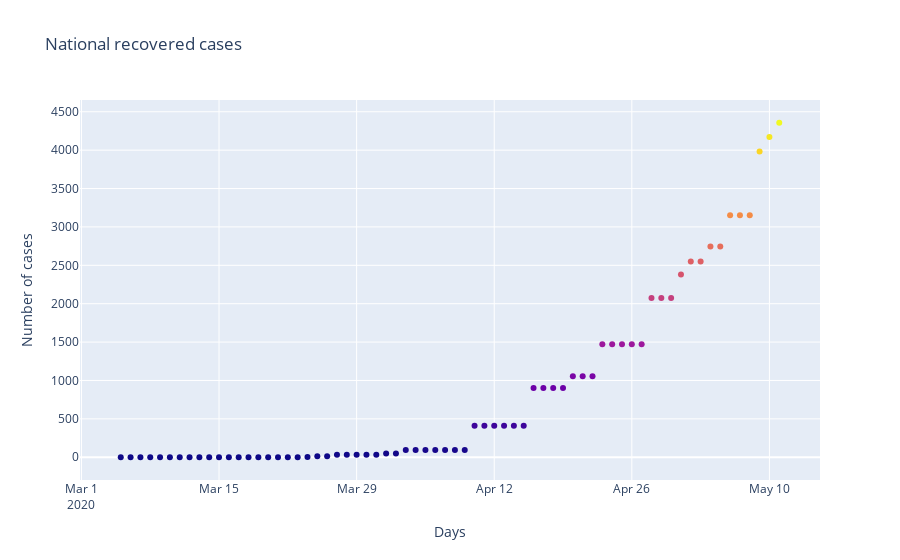

Source (notebook cell):
### Code cell
#Confirmed cases
fig = go.Figure(data=go.Scatter(x=sa_testing['date'],
                                y=sa_testing['recovered_cases'],
                                mode='markers',
                                marker_color=sa_testing['recovered_cases'],
                                text=sa_testing['country'])) # hover text goes here

fig.update_layout(title_text="National recovered cases",
                 xaxis_title="Days",
                 yaxis_title="Number of cases",
                 )
fig.show()

### Figure 1 — Plotly figure (JSON) as saved in the notebook; plotly's stock layout.template omitted (floating-point values rounded to 4 significant figures)
{"data": [{"marker": {"color": [0, 0, 0, 0, 0, 0, 0, 0, 0, 0, 0, 0, 0, 0, 0, 0, 0, 0, 0, 4, 12, 12, 31, 31, 31, 31, 31, 50, 50, 95, 95, 95, 95, 95, 95, 95, 410, 410, 410, 410, 410, 410, 903, 903, 903, 903, 1055, 1055, 1055, 1473, 1473, 1473, 1473, 1473, 2073, 2073, 2073, 2382, 2549, 2549, 2746, 2746, 3153, 3153, 3153, 3983, 4173, 4357]}, "mode": "markers", "text": ["South Africa", "South Africa", "South Africa", "South Africa", "South Africa", "South Africa", "South Africa", "South Africa", "South Africa", "South Africa", "South Africa", "South Africa", "South Africa", "South Africa", "South Africa", "South Africa", "South Africa", "South Africa", "South Africa", "South Africa", "South Africa", "South Africa", "South Africa", "South Africa", "South Africa", "South Africa", "South Africa", "South Africa", "South Africa", "South Africa", "South Africa", "South Africa", "South Africa", "South Africa", "South Africa", "South Africa", "South Africa", "South Africa", "South Africa", "South Africa", "South Africa", "South Africa", "South Africa", "South Africa", "South Africa", "South Africa", "South Africa", "South Africa", "South Africa", "South Africa", "South Africa", "South Africa", "South Africa", "South Africa", "South Africa", "South Africa", "South Africa", "South Africa", "South Africa", "South Africa", "South Africa", "South Africa", "South Africa", "South Africa", "South Africa", "South Africa", "South Africa", "South Africa"], "type": "scatter", "x": ["2020-03-05T00:00:00", "2020-03-06T00:00:00", "2020-03-07T00:00:00", "2020-03-08T00:00:00", "2020-03-09T00:00:00", "2020-03-10T00:00:00", "2020-03-11T00:00:00", "2020-03-12T00:00:00", "2020-03-13T00:00:00", "2020-03-14T00:00:00", "2020-03-15T00:00:00", "2020-03-16T00:00:00", "2020-03-17T00:00:00", "2020-03-18T00:00:00", "2020-03-19T00:00:00", "2020-03-20T00:00:00", "2020-03-21T00:00:00", "2020-03-22T00:00:00", "2020-03-23T00:00:00", "2020-03-24T00:00:00", "2020-03-25T00:00:00", "2020-03-26T00:00:00", "2020-03-27T00:00:00", "2020-03-28T00:00:00", "2020-03-29T00:00:00", "2020-03-30T00:00:00", "2020-03-31T00:00:00", "2020-04-01T00:00:00", "2020-04-02T00:00:00", "2020-04-03T00:00:00", "2020-04-04T00:00:00", "2020-04-05T00:00:00", "2020-04-06T00:00:00", "2020-04-07T00:00:00", "2020-04-08T00:00:00", "2020-04-09T00:00:00", "2020-04-10T00:00:00", "2020-04-11T00:00:00", "2020-04-12T00:00:00", "2020-04-13T00:00:00", "2020-04-14T00:00:00", "2020-04-15T00:00:00", "2020-04-16T00:00:00", "2020-04-17T00:00:00", "2020-04-18T00:00:00", "2020-04-19T00:00:00", "2020-04-20T00:00:00", "2020-04-21T00:00:00", "2020-04-22T00:00:00", "2020-04-23T00:00:00", "2020-04-24T00:00:00", "2020-04-25T00:00:00", "2020-04-26T00:00:00", "2020-04-27T00:00:00", "2020-04-28T00:00:00", "2020-04-29T00:00:00", "2020-04-30T00:00:00", "2020-05-01T00:00:00", "2020-05-02T00:00:00", "2020-05-03T00:00:00", "2020-05-04T00:00:00", "2020-05-05T00:00:00", "2020-05-06T00:00:00", "2020-05-07T00:00:00", "2020-05-08T00:00:00", "2020-05-09T00:00:00", "2020-05-10T00:00:00", "2020-05-11T00:00:00"], "y": [0, 0, 0, 0, 0, 0, 0, 0, 0, 0, 0, 0, 0, 0, 0, 0, 0, 0, 0, 4, 12, 12, 31, 31, 31, 31, 31, 50, 50, 95, 95, 95, 95, 95, 95, 95, 410, 410, 410, 410, 410, 410, 903, 903, 903, 903, 1055, 1055, 1055, 1473, 1473, 1473, 1473, 1473, 2073, 2073, 2073, 2382, 2549, 2549, 2746, 2746, 3153, 3153, 3153, 3983, 4173, 4357]}], "layout": {"title": {"text": "National recovered cases"}, "xaxis": {"title": {"text": "Days"}}, "yaxis": {"title": {"text": "Number of cases"}}}}
